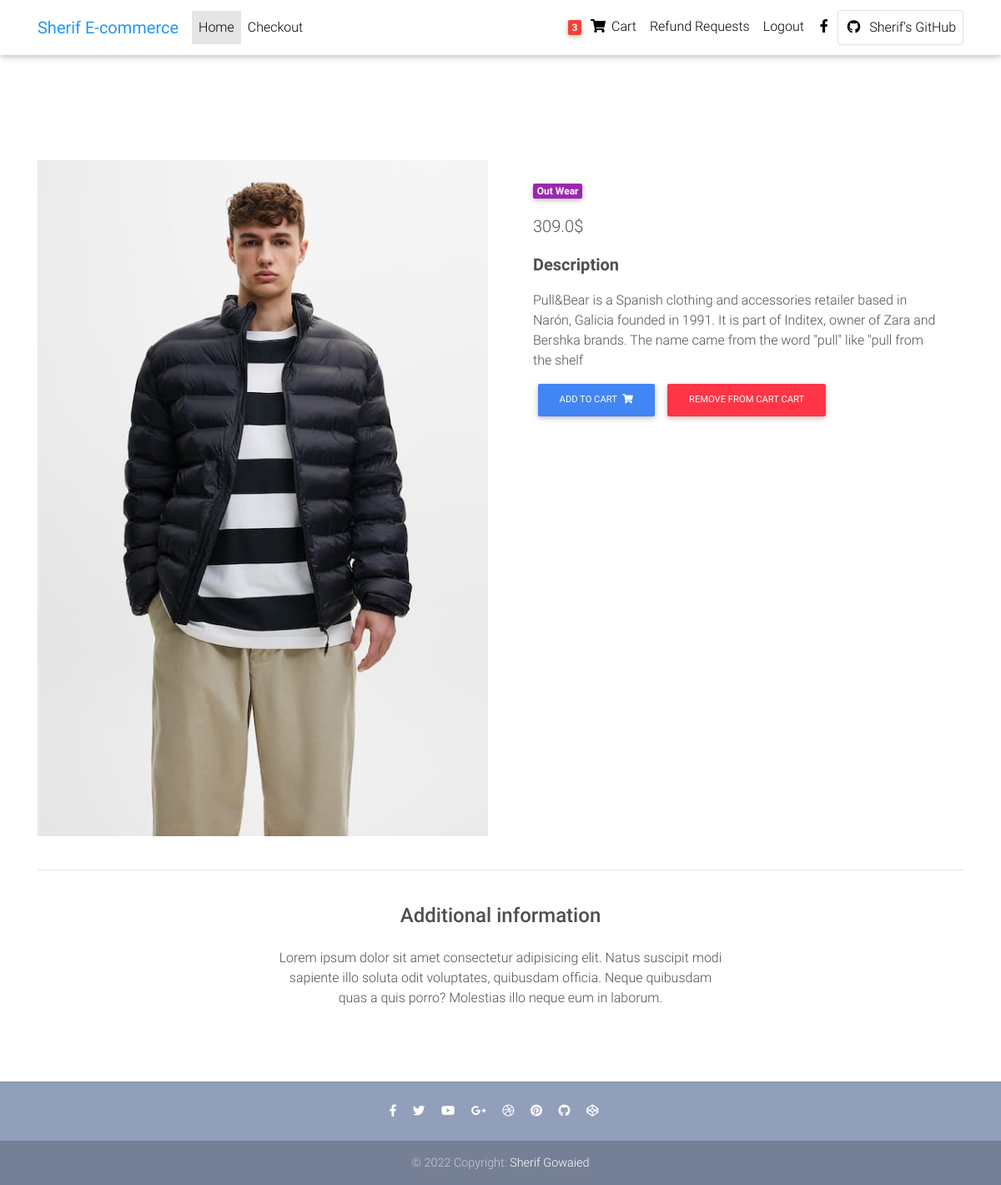
Page /djecommerce/product/PUFFER_jACKET/ (signed in) on the committed database.
### djecommerce/models.py (models this page shows, shortened)
class User(AbstractUser):
    pass

class Order(models.Model):
    user = models.ForeignKey(
        User, on_delete=models.CASCADE, related_name="order" )
    ref_code = models.CharField(max_length=20,blank=True ,null=True )
    ordered = models.BooleanField(default=False)
    items = models.ManyToManyField(OrderItem)
    start_date = models.DateTimeField(auto_now_add=True)
    ordered_date = models.DateTimeField()
    billing_address = models.ForeignKey("Address",related_name="billing_adress",on_delete=models.SET_NULL ,
        blank=True ,null=True)
    shipping_address = models.ForeignKey("Address",related_name="shipping_adress",on_delete=models.SET_NULL ,
        blank=True ,null=True)
    payment = models.ForeignKey("Payment",on_delete=models.SET_NULL ,
        blank=True ,null=True)
    coupon = models.ForeignKey("Coupon" ,on_delete=models.SET_NULL ,
        blank=True ,null=True)
    being_delivered = models.BooleanField(default=False)
    received = models.BooleanField(default=False)
    refund_requested = models.BooleanField(default=False)
    refund_granted = models.BooleanField(default=False)
    """
    1.item added to cart
    2.add billing adress
    (Failed checkout)
    3.payment
    4. being develired
    5.Recevied
    6.refunds

    """

class Item(models.Model):
    title = models.CharField(max_length=100)
    price = models.FloatField()
    discount_price = models.FloatField(blank=True , null=True)
    category = models.CharField(max_length=2,choices=CATEGORY_CHOICES)
    label = models.CharField(max_length=1,choices=LABEL_CHOICES )
    slug = models.SlugField()
    image = models.ImageField(upload_to="images",blank=True,null=True)
    description = models.TextField()
    def get_add_to_cart(self):
        return  reverse("djecommerce:add_to_cart",kwargs={
            "slug":self.slug
        })
    def remove_from_cart(self):
        return reverse("djecommerce:remove_from_cart",kwargs={
            "slug":self.slug
        })

### djecommerce/views.py (the view)
# urls.py: path("product/<slug>/",ItemDetailView.as_view(),name="product"),
class ItemDetailView(DetailView):
    model=Item
    template_name="product.html"

### djecommerce/templatetags/cart_template_tag.py (called while the page is built)
@register.filter
def cart_item_count(user):
    if user.is_authenticated:
        qs = Order.objects.filter(user = user , ordered=False)
        if qs.exists():
            return qs[0].items.count()
    return 0

### djecommerce/templates/product.html (shortened to what this page needs)
 {% extends 'base.html' %}
{% load static%}
{% block content %}
  <main class="mt-5 pt-4">
    <div class="container dark-grey-text mt-5">
      <div class="row wow fadeIn">
        <div class="col-md-6 mb-4">
          <img src="/djecommerce{{item.image.url}}" class="img-fluid" alt="">
        </div>
        <div class="col-md-6 mb-4">
          <div class="p-4">
            <div class="mb-3">
              <a href="">
                <span class="badge purple mr-1">{{object.get_category_display}}</span>
              </a>
            </div>
            <p class="lead">
              {% if object.discount_price%}
              <span class="mr-1">
              <del>{{object.price}}$ </del>
              </span>
              <span>${{object.discount_price}}</span>
              {% else %}
              {{object.price}}$
              {% endif%}
            </p>
            <p class="lead font-weight-bold">Description</p>
            <p>{{object.description}}</p>
              <a href="{{object.get_add_to_cart}}" class="btn btn-primary btn-md my-0 p" >Add to cart
                <i class="fas fa-shopping-cart ml-1"></i>
              </a>
              <a href="{{object.remove_from_cart}}" class="btn btn-danger btn-md my-0 p" >remove from cart cart
              </a>
          </div>
        </div>
      </div>
      <hr>
      <div class="row d-flex justify-content-center wow fadeIn">
        <div class="col-md-6 text-center">
          <h4 class="my-4 h4">Additional information</h4>
          <p>Lorem ipsum dolor sit amet consectetur adipisicing elit. Natus suscipit modi sapiente illo soluta odit
            voluptates,
            quibusdam officia. Neque quibusdam quas a quis porro? Molestias illo neque eum in laborum.</p>
        </div>
      </div>
      <div class="row wow fadeIn">
        <div class="col-lg-4 col-md-12 mb-4">
        </div>
        <div class="col-lg-4 col-md-6 mb-4">
        </div>
        <div class="col-lg-4 col-md-6 mb-4">
        </div>
      </div>
    </div>
  </main>
  {% endblock content %}

### djecommerce/templates/navbar.html (shortened to what this page needs)
{% load cart_template_tag %}
<nav class="navbar fixed-top navbar-expand-lg navbar-light white scrolling-navbar">
    <div class="container">
      <a class="navbar-brand waves-effect" href="{% url 'djecommerce:home'%}" target="_blank">
        <strong class="blue-text">Sherif E-commerce</strong>
      </a>
      <div class="collapse navbar-collapse" id="navbarSupportedContent">
        <ul class="navbar-nav mr-auto">
          <li class="nav-item active">
            <a class="nav-link waves-effect" href="{% url 'djecommerce:home'%}">Home
            </a>
          </li>
          {% if request.user.is_authenticated%}
          <li class="nav-item">
            <a class="nav-link waves-effect" href="{%url 'djecommerce:checkout'%}" target="_blank">Checkout</a>
          </li>
          {%endif%}
        </ul>
        <ul class="navbar-nav nav-flex-icons">
          {% if request.user.is_authenticated %}
          <li class="nav-item">
            <a href="{% url 'djecommerce:order-summary' %}" class="nav-link waves-effect">
              <span class="badge red z-depth-1 mr-1"> {{request.user|cart_item_count}} </span>
              <i class="fas fa-shopping-cart"></i>
              <span class="clearfix d-none d-sm-inline-block"> Cart </span>
            </a>
          </li>
          <li class="nav-item">
            <a href="{% url 'djecommerce:request-refund' %}" class="nav-link waves-effect">
              <span class="clearfix d-none d-sm-inline-block">Refund Requests </span>
            </a>
          </li>
          <li class="nav-item">
            <a href="{% url 'djecommerce:logout_view' %}" class="nav-link waves-effect">
              <span class="clearfix d-none d-sm-inline-block"> Logout </span>
            </a>
          </li>
          {% endif%}
          <li class="nav-item">
            <a href="https://www.facebook.com/sherif.ronadlo" class="nav-link waves-effect" target="_blank">
              <i class="fab fa-facebook-f"></i>
            </a>
          </li>
          <li class="nav-item">
            <a href="https://github.com/sherifgowaied" class="nav-link border border-light rounded waves-effect"
              target="_blank">
              <i class="fab fa-github mr-2"></i>Sherif's GitHub
            </a>
          </li>
        </ul>
      </div>
    </div>
  </nav>

### djecommerce/static/css/style.css (style rules this page uses)
html, body, .view { height: 100%; }

### djecommerce/templates/base.html (style rules this page uses)
html, body, header, .carousel { height: 60vh; }

### rows in the picture
User: user|cart_item_count "3"
Item: image (picture), category "Out Wear", price "309.0", description "Pull&Bear is a Spanish clothing and accessories retailer based in Narón, Galicia founded in 1991. It is part of Inditex, owner of Zara and Bershka brands. The name came from the word \"pull\" like \"pull from the shelf"
